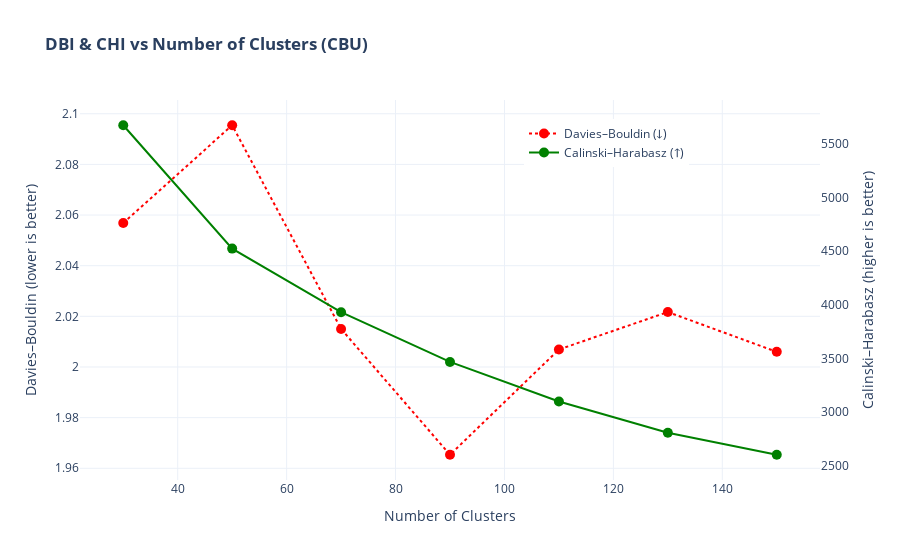

This figure's notebook cell:
### Markdown cell above
##### 3. Davies–Bouldin Score and Calinski–Harabasz Score

- **Davies–Bouldin Index (DBI):**
  - Measures average similarity between clusters (ratio of within-cluster scatter to between-cluster separation).
  - **Lower is better** → closer to 0 means clusters are compact and well separated.

- **Calinski–Harabasz Index (CHI):**
  - Also called Variance Ratio Criterion.
  - Ratio of between-cluster dispersion to within-cluster dispersion.
  - **Higher is better** → indicates dense, well-separated clusters.

**Usage in our case:**
- After scaling, compute DBI and CHI for different numbers of clusters (e.g., 10, 20, 30, …, 150).
- These metrics will help confirm if the **30–50 cluster range** (suggested by WCSS and Silhouette) is valid.
#### 3. davies_bouldin_score, calinski_harabasz_score

### Code cell
# -----------------------------
# Hyperparameter Tuning for CBU with DBI and CHI
# -----------------------------
import numpy as np
from sklearn.cluster import KMeans
from sklearn.metrics import davies_bouldin_score, calinski_harabasz_score
import plotly.graph_objects as go

# Candidate cluster numbers
range_n_clusters = [30, 50, 70, 90, 110, 130, 150]
dbi_scores, chi_scores = [], []

print("Evaluating DBI and CHI for candidate cluster numbers...")
for k in range_n_clusters:
    km = KMeans(n_clusters=k, random_state=42)
    labels = km.fit_predict(X_train_maj_s)
    
    dbi = davies_bouldin_score(X_train_maj_s, labels)         # Lower is better
    chi = calinski_harabasz_score(X_train_maj_s, labels)      # Higher is better
    
    dbi_scores.append(dbi)
    chi_scores.append(chi)
    
    print(f"n_clusters={k} | DBI={dbi:.4f}, CHI={chi:.2f}")

# Best k by each metric
best_k_dbi = range_n_clusters[np.argmin(dbi_scores)]
best_k_chi = range_n_clusters[np.argmax(chi_scores)]

print(f"\nBest k (by DBI): {best_k_dbi}")
print(f"Best k (by CHI): {best_k_chi}")

# -----------------------------
# Interactive Plotly Graph
# -----------------------------
fig = go.Figure()

# DBI (red, lower = better)
fig.add_trace(go.Scatter(
    x=range_n_clusters, y=dbi_scores,
    mode='lines+markers',
    name='Davies–Bouldin (↓)',
    line=dict(color='red', dash='dot'),
    marker=dict(size=10, color='red')
))

# CHI (green, higher = better)
fig.add_trace(go.Scatter(
    x=range_n_clusters, y=chi_scores,
    mode='lines+markers',
    name='Calinski–Harabasz (↑)',
    line=dict(color='green', dash='solid'),
    marker=dict(size=10, color='green'),
    yaxis="y2"
))

# Layout with dual y-axes
fig.update_layout(
    title="<b>DBI & CHI vs Number of Clusters (CBU)</b>",
    xaxis=dict(title="Number of Clusters"),
    yaxis=dict(title="Davies–Bouldin (lower is better)", side="left"),
    yaxis2=dict(
        title="Calinski–Harabasz (higher is better)",
        overlaying="y", side="right", showgrid=False
    ),
    legend=dict(x=0.6, y=0.95),
    template='plotly_white'
)

fig.show()

### Figure 1 — Plotly figure (JSON) as saved in the notebook; plotly's stock layout.template omitted (floating-point values rounded to 4 significant figures)
{"data": [{"line": {"color": "red", "dash": "dot"}, "marker": {"color": "red", "size": 10}, "mode": "lines+markers", "name": "Davies–Bouldin (↓)", "type": "scatter", "x": [30, 50, 70, 90, 110, 130, 150], "y": [2.057, 2.095, 2.015, 1.965, 2.007, 2.022, 2.006]}, {"line": {"color": "green", "dash": "solid"}, "marker": {"color": "green", "size": 10}, "mode": "lines+markers", "name": "Calinski–Harabasz (↑)", "type": "scatter", "x": [30, 50, 70, 90, 110, 130, 150], "y": [5676.0, 4524.0, 3931.0, 3466.0, 3097.0, 2806.0, 2600.0], "yaxis": "y2"}], "layout": {"legend": {"x": 0.6, "y": 0.95}, "title": {"text": "<b>DBI & CHI vs Number of Clusters (CBU)</b>"}, "xaxis": {"title": {"text": "Number of Clusters"}}, "yaxis": {"side": "left", "title": {"text": "Davies–Bouldin (lower is better)"}}, "yaxis2": {"overlaying": "y", "showgrid": false, "side": "right", "title": {"text": "Calinski–Harabasz (higher is better)"}}}}
